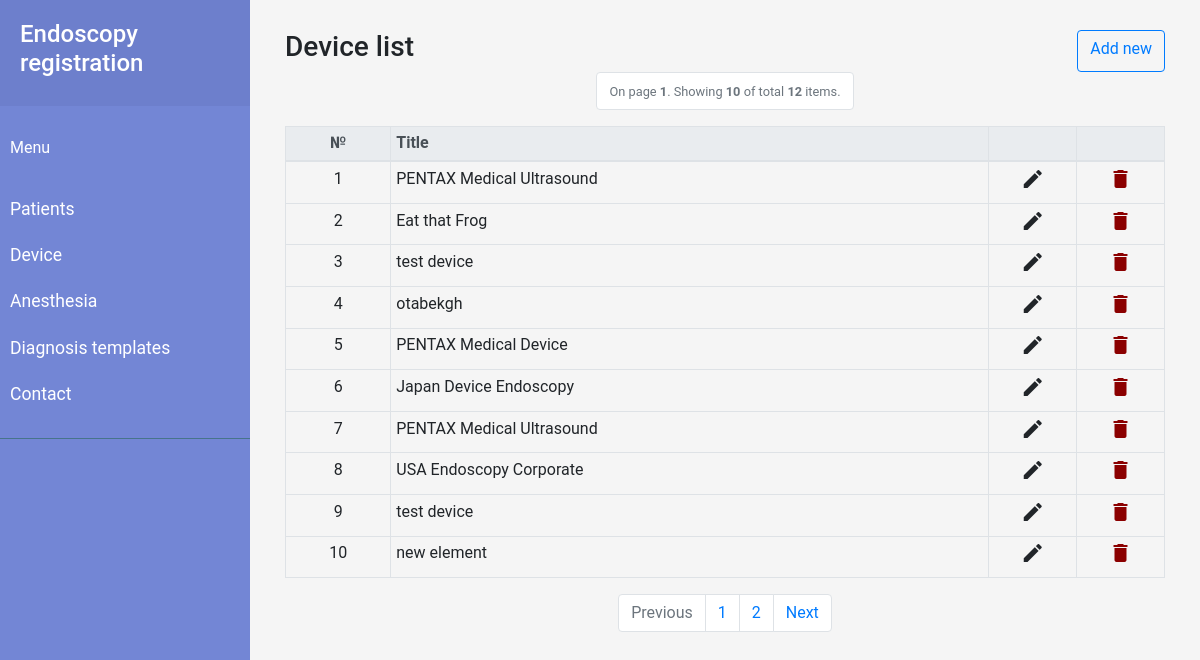
/templates/device, run on an earlier commit of the app's database.
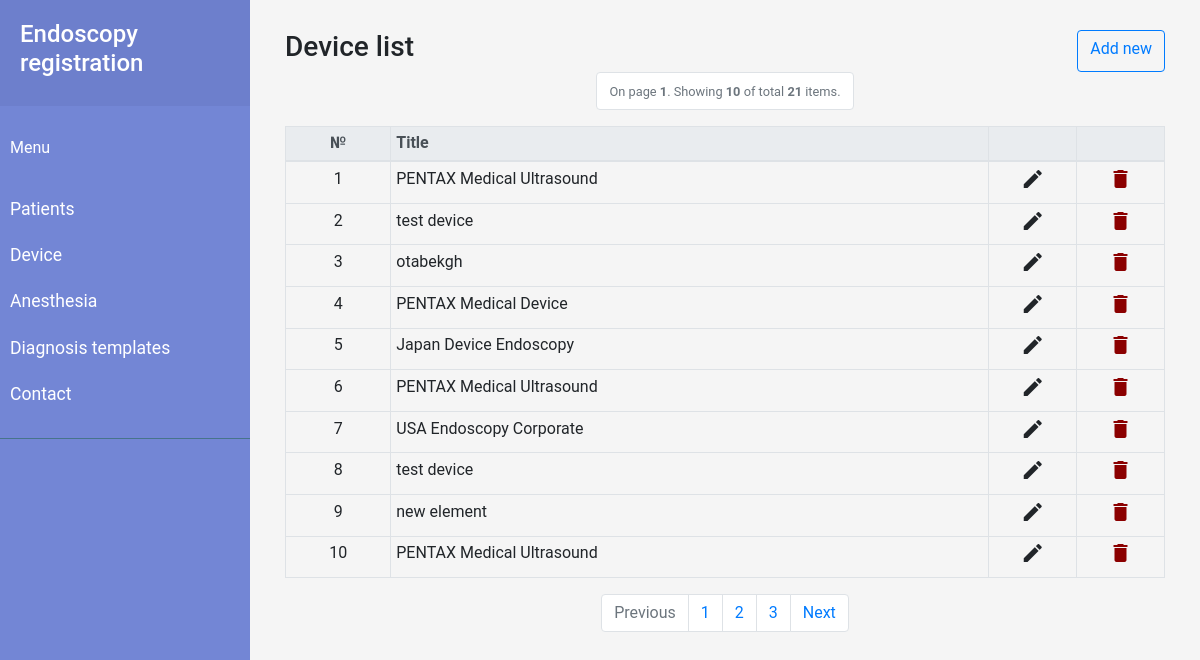
And on a later commit of the database.
### endostemplates/models.py (models this page shows, shortened)
class Device(models.Model):
    name = models.CharField(max_length=255)

### endostemplates/views.py (the view)
# urls.py: path('device', views.DeviceView.as_view(), name='device_page'),
class DeviceView(generic.ListView):
    template_name = 'device_list.html'
    model = Device
    paginate_by = 10
    def get_queryset(self):
        return Device.objects.all()

### endostemplates/templates/device_list.html (shortened to what this page needs)
{% extends 'base.html' %}
{% block content_list %}
<div class="col-12">
<div style="display: flex; justify-content: space-between; margin-top: 10px;">
    <p class="h3">
    {% if request.path == '/templates/device' %}  Device list
    {% elif request.path == '/templates/anesthesia' %} Anesthesia list
    {% endif %}
    </p>
    <a href="{% url 'endostemplates:device_new' %}" class="btn btn-outline-primary"> Add new </a>
</div>
<nav aria-label="Page navigation example">
    <ul class="pagination justify-content-center pagination">
        <li class="page-item disabled">
            <a class="page-link" href="#" tabindex="-1"><small>On page <strong>{{ page_obj.number }}</strong>. Showing <strong>{{ page_obj.object_list.count }}</strong> of total <strong>{{ page_obj.paginator.count }}</strong> items.</small></a>
        </li>
    </ul>
</nav>
    <table class="table table-bordered table-sm">
      <thead class="thead-light">
        <tr>
          <th scope="col" class="text-center">№</th>
          <th scope="col">Title</th>
          <th></th>
          <th></th>
        </tr>
      </thead>
      <tbody>
    {% for instance in object_list %}
        <tr>
             <td class="text-center" style="width: 12%;">{{ forloop.counter0|add:page_obj.start_index }}</td>
             <td> <a href='{% url 'endostemplates:device_update' instance.id %}'>{{ instance.name }}</a> </td>
             <td style="text-align: center; width: 10%;"> <a href="{% url 'endostemplates:device_update' instance.id %}"><i class="material-icons">&#xE254;</i></a> </td>
             <td style="text-align: center; width: 10%;"> <a href="{% url 'endostemplates:device_delete' instance.id %}" style="color: darkred"><i class="material-icons">&#xE872;</i></a> </td>
        </tr>
    {% endfor %}
      </tbody>
    </table>
{% if is_paginated %}
<nav aria-label="Page navigation example">
    <ul class="pagination justify-content-center pagination">
        {% if page_obj.has_previous %}
          <!-- If it ain't a search result display, don't append the search query
               to the URL. -->
          {% if not search %}
          <li class="page-item">
              <a class="page-link" href="{% url 'endostemplates:device_page' %}?page={{ page_obj.previous_page_number }}" tabindex="-1">Previous</a>
          </li>
          {% else %}
          <!-- Append the searched query to the URL, so that on a search results page,
               the pagination don't revert to listing all the listview items. -->
            <li class="page-item">
              <a class="page-link" href="{% url 'endostemplates:device_page' %}?{{search}}&page={{ page_obj.previous_page_number }}" tabindex="-1">Previous</a>
          </li>
          {% endif %}
        {% else %}
        <li class="page-item disabled">
            <a class="page-link" href="#" tabindex="-1">Previous</a>
        </li>
        {% endif %}
        {% for object in page_obj.paginator.page_range %}
            <li class="page-item"><a class="page-link" href="{% url 'endostemplates:device_page' %}?page={{ forloop.counter }}">{{ forloop.counter }}</a></li>
        {% endfor %}
        {% if page_obj.has_next %}
          {% if not search %}
          <li class="page-item">
              <a class="page-link" href="{% url 'endostemplates:device_page' %}?page={{ page_obj.next_page_number }}">Next</a>
          </li>
          {% else %}
            <li class="page-item">
              <a class="page-link" href="{% url 'endostemplates:device_page' %}?{{search}}&page={{ page_obj.next_page_number }}">Next</a>
          </li>
          {% endif %}
        {% else %}
        <li class="page-item disabled">
            <a class="page-link" href="#">Next</a>
        </li>
        {% endif %}
    </ul>
</nav>
{% endif %}
</div>
{% endblock %}

What changed in the data, as far as the page shows it:
removed Device: name "Eat that Frog"
now on this page (row unchanged): Device: name "PENTAX Medical Ultrasound"
Also different on the page:
{{ page_obj.paginator.count }}: "12" → "21"
new list line: "3"
